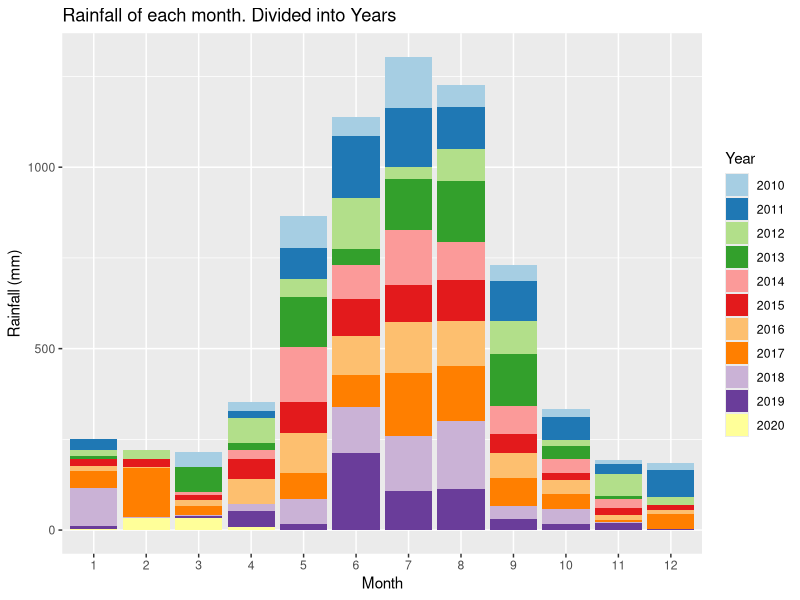
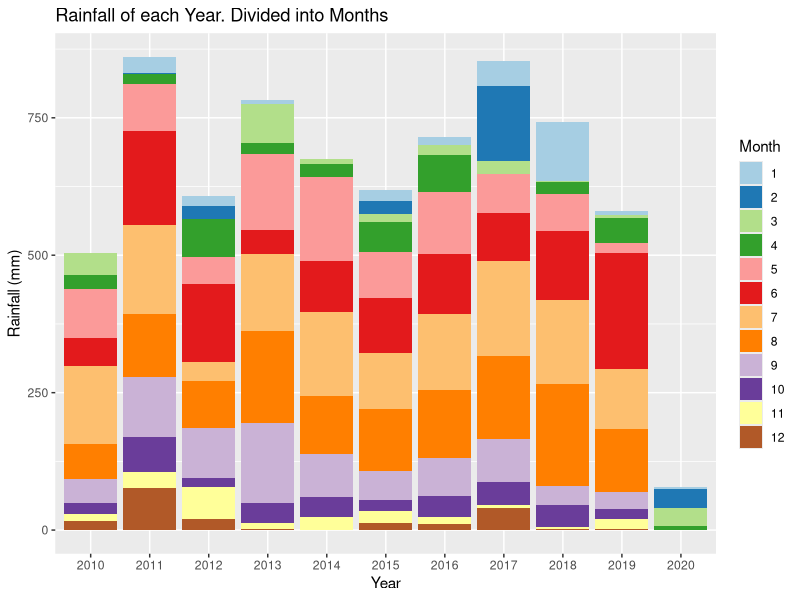
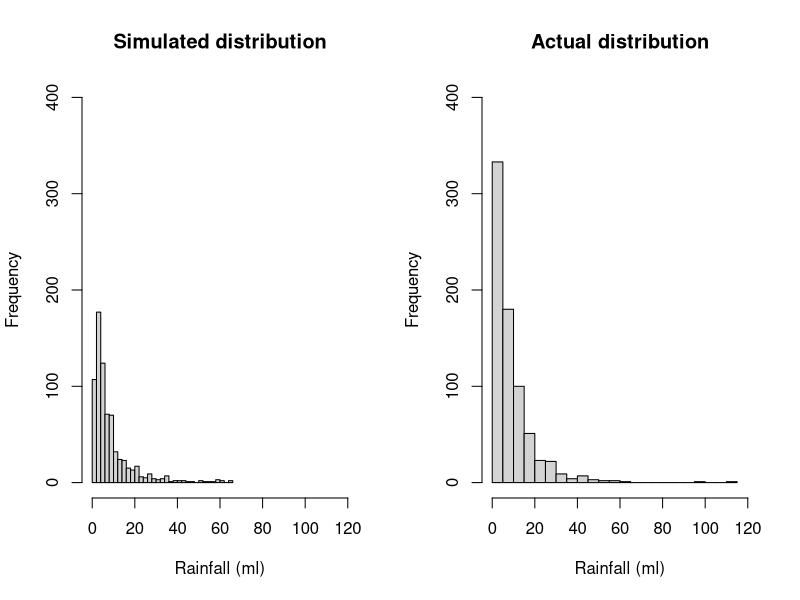
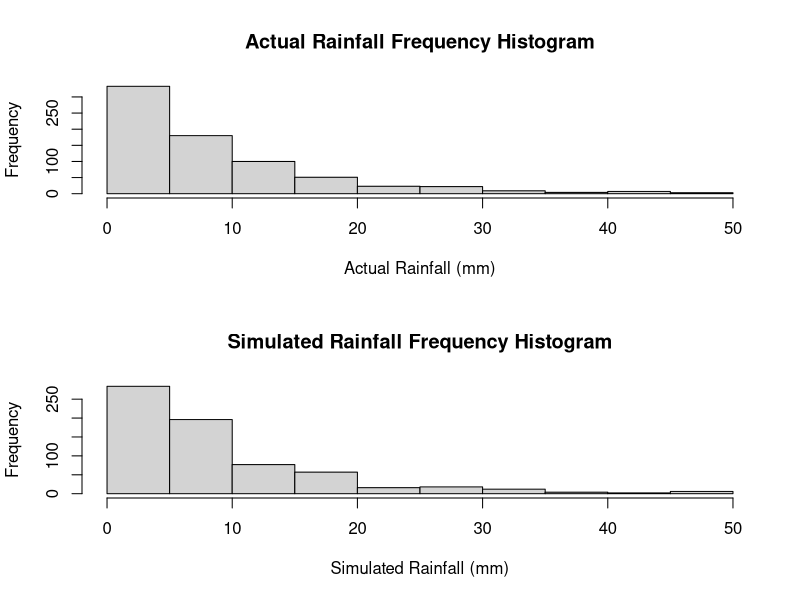
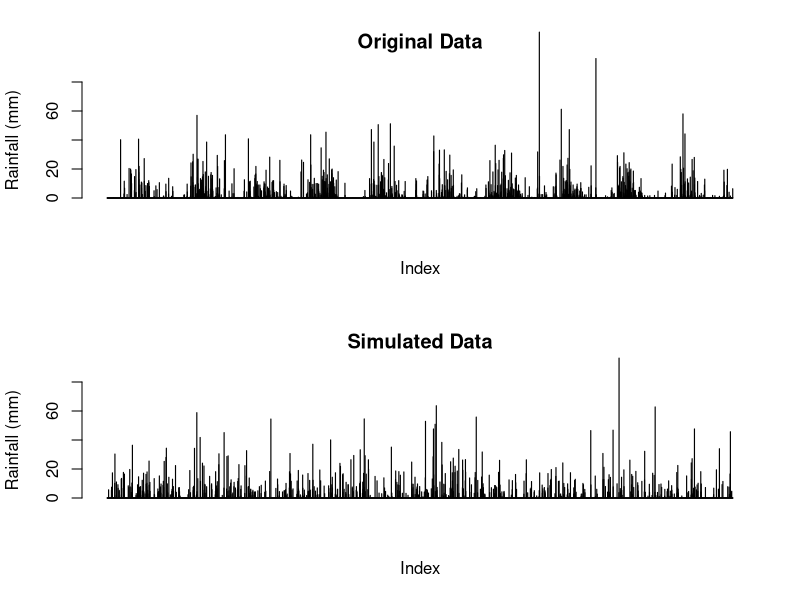
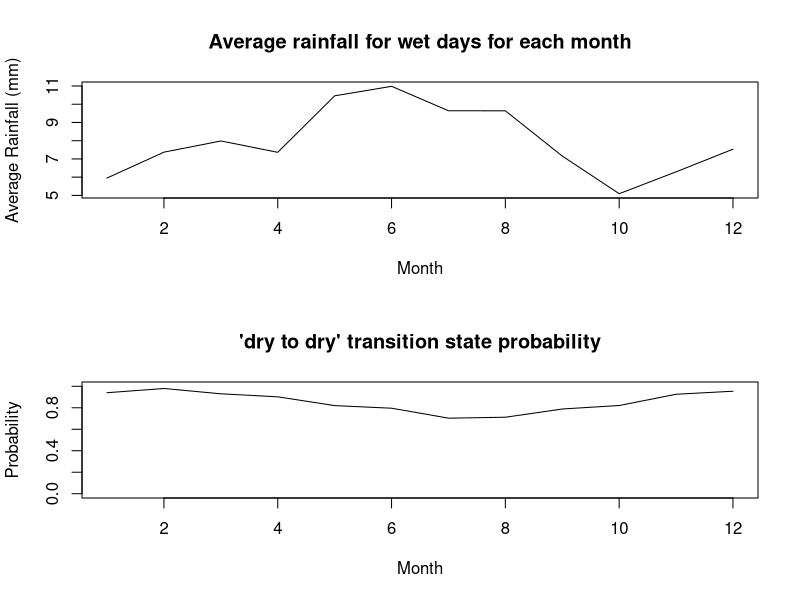
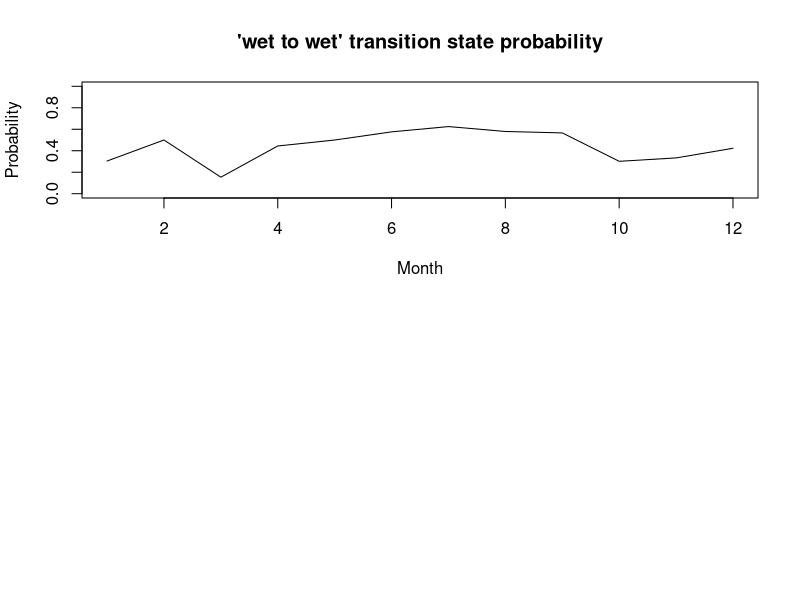
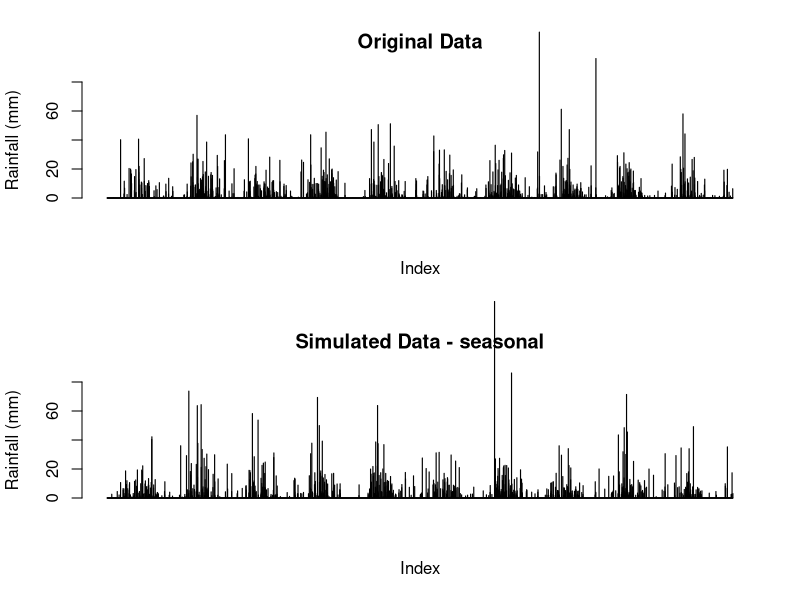

Source code (R) for these figures, in order: (Note: this script raises an error after producing the figures.)
## ---- chunk 1
knitr::opts_chunk$set(echo = TRUE)
## ---- chunk 2
# Reading in the data from the csv file
data <-  read.csv("IDCJAC0009_009225_1800_Data.csv")
weather_data <- data
weather_data <- weather_data[which(is.na(weather_data$Rainfall.amount..millimetres.) == FALSE),] # excluding rows with no rainfall record made 
## ---- chunk 3
weather_data$date <- do.call(paste, c(weather_data[c("Day", "Month", "Year")], sep = "-")) # creating a column that contains the date for easy indentification
## ---- chunk 4
# function to categorise day as either 'wet' or 'dry' for the Markov Chain functions
state <- function(x){
  stateList <- c()
  for(ii in 1:length(x)){
    if(x[ii] < 1){
      stateList <- c(stateList, "dry")
    }
    if(x[ii] >= 1){
      stateList <- c(stateList, "wet")
    }
  }
  return(stateList)
}
weather_data$state <- state(weather_data$Rainfall.amount..millimetres.)
## ---- chunk 5
head(weather_data[,c('Rainfall.amount..millimetres.','state')], 10)
## ---- chunk 6
# function establishing Markov Chain transition state. Establishing the relationship between the rainfall of a given day and the day before it.
transitionState <- function(x){
  transitionStateList <- c('') #can't find transition state of first observation
  for(i in 2:length(x)){
    if(x[i] == "dry"){
      if (x[i-1] == "dry"){
        transitionStateList <- c(transitionStateList, "DryToDry")
      }
      else {
        transitionStateList <- c(transitionStateList, "WetToDry")
      }
    }
    if(x[i] == "wet"){
      if (x[i-1] == "dry"){
        transitionStateList <- c(transitionStateList, "DryToWet")
      }
      else {
        transitionStateList <- c(transitionStateList, "WetToWet")
      }
    }
  }
  return(transitionStateList)
}
weather_data$transitionState <- transitionState(weather_data$state)
## ---- chunk 7
head(weather_data[,c('Rainfall.amount..millimetres.','state', 'transitionState')], 10)
## ---- chunk 8
train_data <- subset(weather_data, Year >= 2010) # only look at the most recent, relevant data.
library(ggplot2)
library(RColorBrewer)

# explorative plots investigating the distribution of rainfall across months and years

# Plotting the rainfall data (grouped by years and months)
# Distribution of rainfall by month (segmented by year)
ggplot(train_data, aes(x = factor(Month), y = Rainfall.amount..millimetres., fill = factor(Year))) + 
  geom_bar(stat = "identity") + 
  scale_fill_brewer(palette = "Paired") + 
  xlab("Month")+
  ylab("Rainfall (mm)")+
  labs(fill = "Year")+
  ggtitle("Rainfall of each month. Divided into Years")
# There does appear to be a rough distribution of rainfall by month. Most years May, June, July, August, and September (month 5-9) have the most rain. There are outliers

ggplot(train_data, aes(x = factor(Year), y = Rainfall.amount..millimetres., fill = factor(Month))) + 
  geom_bar(stat = "identity") + 
  scale_fill_brewer(palette = "Paired") + 
  xlab("Year")+
  ylab("Rainfall (mm)")+
  labs(fill = "Month")+
  ggtitle("Rainfall of each Year. Divided into Months")
# There does not appear to be any obvious pattern in the rainfall across the 10 years (note. 2020 only contains 4 months of data, hence the low rainfall). The average looks to be around 650-700 mm. 
## ---- chunk 9
table(train_data$Month, train_data$Year) # only four months of data in 2020
## ---- chunk 10
#Calculating transition state probabilities, in general (no respect to month or season)
weatherTable <- table(train_data$transitionState)
weatherTable

probWetToWet = weatherTable['WetToWet'] / (weatherTable['WetToWet'] + weatherTable['WetToDry'])
probWetToWet

probDryToDry = weatherTable['DryToDry'] / (weatherTable['DryToDry'] + weatherTable['DryToWet'])
probDryToDry
## ---- chunk 11
#Basic generator (No seasonal variation)

#calculated above
generateRainfallBasic <- function(genLength){
  currentState = "dry" # Years start with very little rain, so more likely to start dry
  rainAmountList <- c()
  for (i3 in 1:genLength){
    if (currentState == "dry"){
      if (runif(1) < probDryToDry){
        currentState = "dry"
      }
      else{
        currentState = "wet"
      }
    }
    else if (currentState == "wet"){
      if (runif(1) < probWetToWet){
        currentState = "wet"
      }
      else{
        currentState = "dry"
      }
    }
                                      #generating amount of rainfall if state is wet, else 0
    if (currentState == "wet"){
      rainAmount <- 5.66*exp(rnorm(1))
      rainAmountList <- c(rainAmountList, rainAmount)
    }
    else{
      rainAmountList <- c(rainAmountList, 0)
    }
  }
  return(rainAmountList)
}
## ---- chunk 12
#comparing log-normal against actual data, veeerryyyy close fit, will use log-normal for rainfall sim
par(mfrow=c(1,2))
p1 <- 5.66*exp(rnorm(732))
hist(p1, breaks = 30, xlim = c(0,120), ylim = c(0,400), main = "Simulated distribution", xlab = "Rainfall (ml)")

p2 <- train_data$Rainfall.amount..millimetres.[train_data$Rainfall.amount..millimetres.>1]
hist(p2, breaks = 30, xlim = c(0,120), ylim = c(0,400), main = "Actual distribution", xlab = "Rainfall (ml)")

mean(p1)
mean(p2)
## ---- chunk 13
#Basic generator tests
testRainfall = generateRainfallBasic(3761)

par(mfrow=c(2,1))
hist(train_data$Rainfall.amount..millimetres.[train_data$Rainfall.amount..millimetres.>1 & train_data$Rainfall.amount..millimetres.<50], xlab = "Actual Rainfall (mm)", main = "Actual Rainfall Frequency Histogram")
hist(testRainfall[testRainfall > 1 & testRainfall <50], xlab = "Simulated Rainfall (mm)", main = "Simulated Rainfall Frequency Histogram")

par(mfrow=c(2,1))
barplot(train_data$Rainfall.amount..millimetres., ylim = c(0,80), main = "Original Data", ylab = "Rainfall (mm)", xlab = "Index")
barplot(testRainfall, ylim = c(0,80), main = "Simulated Data", ylab = "Rainfall (mm)", xlab = "Index")
## ---- chunk 14
#Calculates the transition probabilities for each month
probTransStatesMonth <- function(input_data){
  transitonStatesMonthsFrame <- data.frame(list(rep(0, 12), list(rep(0, 12), list(rep(0,    12), list(rep(0, 12)))))) #Initialises 12x4 frame filled with zeroes (4 columns for each transition state, 12 rows for each month)
  names(transitonStatesMonthsFrame) <- c('DryToDry', 'DryToWet', 'WetToDry', 'WetToWet')

  #Makes the dataframe with the count of each transition state with each month
  for (i4 in 1:dim(train_data)[1]){
    tempTransitionState <- input_data[i4, 'transitionState']
    tempMonth <- input_data[i4, 'Month'] 
    transitonStatesMonthsFrame[tempMonth, tempTransitionState] <- transitonStatesMonthsFrame[tempMonth, tempTransitionState]+1 # increase count of tempTransitionState for month tempMonth by 1
  }

  #Calculates the transition state probabilities for each month in the data frame
  probTransitonStatesMonthsFrame <- transitonStatesMonthsFrame
  for (i in 1:dim(transitonStatesMonthsFrame)[1]){
  
    probTransitonStatesMonthsFrame[i, 'DryToDry'] <- transitonStatesMonthsFrame[i, 'DryToDry'] / (transitonStatesMonthsFrame[i, 'DryToDry'] + transitonStatesMonthsFrame[i, 'DryToWet'])
  
    probTransitonStatesMonthsFrame[i, 'DryToWet'] <- transitonStatesMonthsFrame[i, 'DryToWet'] / (transitonStatesMonthsFrame[i, 'DryToDry'] + transitonStatesMonthsFrame[i, 'DryToWet'])
    
    probTransitonStatesMonthsFrame[i, 'WetToDry'] <- transitonStatesMonthsFrame[i, 'WetToDry'] / (transitonStatesMonthsFrame[i, 'WetToDry'] + transitonStatesMonthsFrame[i, 'WetToWet'])
    probTransitonStatesMonthsFrame[i, 'WetToWet'] <- transitonStatesMonthsFrame[i, 'WetToWet'] / (transitonStatesMonthsFrame[i, 'WetToDry'] + transitonStatesMonthsFrame[i, 'WetToWet'])
    # this data frame 'probTransitionStatesMonthsFrame' will be called directly in the generator, so must be called as such when exported
  }
  return(probTransitonStatesMonthsFrame)
}

## ---- chunk 15
probTransitonStatesMonthsFrame <- probTransStatesMonth(train_data)
head(probTransitonStatesMonthsFrame, 10)
## ---- chunk 16
#testing average rainfall when its rains in each month, and for wettowet vs drytowet transitions.
test_w2w <- train_data$Rainfall.amount..millimetres.[train_data$transitionState == "WetToWet"]
test_d2w <- train_data$Rainfall.amount..millimetres.[train_data$transitionState == "DryToWet"]
mean(test_w2w)
mean(test_d2w)
wilcox.test(test_d2w, test_w2w)
#since resulting wilcox test p-value is 0.85, we conclude that theres no difference in rainfall depending on the transition state, and do not need to include it in our model.

test_rainfallPerMonth <- train_data[train_data$state == "wet",c(4,6)]
kruskal.test(Rainfall.amount..millimetres. ~ Month, data = test_rainfallPerMonth)
#p-val = 0.00016, therefore difference between average rainfall for each month

## ---- chunk 17
#calculating the mean rainfall when it rains for each month, to change how much it rains according to the generator later on. Limited to less than 60 mls as the dataset is not large enough for large rainfall amounts (such as 114ml in feburary) to not throw the mean off.
rainMonthData <- c()
for (i in 1:12){
  temp<- train_data$Rainfall.amount..millimetres.[train_data$state == "wet" & train_data$Month == i & train_data$Rainfall.amount..millimetres. < 60]
  rainMonthData <- c(rainMonthData, list(temp))
  rm(temp)
}

rainfallAvgMonth <- sapply(rainMonthData, mean)

## ---- chunk 18
plot(c(1:12), rainfallAvgMonth, type = "l", xlab = "Month", ylab = "Average Rainfall (mm)", main = "Average rainfall for wet days for each month")
## ---- chunk 19
#How the transition state probabilities vary for each month
plot(probTransitonStatesMonthsFrame$DryToDry, ylim = c(0,1), xlab = "Month", main = "'dry to dry' transition state probability", type = 'l', ylab = "Probability")
plot(probTransitonStatesMonthsFrame$WetToWet, ylim = c(0,1), xlab = "Month", main = "'wet to wet' transition state probability", type = 'l', ylab = "Probability")
## ---- chunk 20

#Weather generator accounting  for seasonal variation of transition states or something i hope
#Yes this is just a spicy version of basic generator it's mostly the same in fact if i forget to even do this it is the same


generateRainfallSeasonal <- function(input){
  # input must be weather_data or a subset of weather_data
  currentState = "dry" #can make this into a random choice later
  rainAmountList <- c()
  for (i5 in 1:dim(input)[1]){
    if (currentState == "dry"){
      if (runif(1) < probTransitonStatesMonthsFrame[input[i5, 'Month'], 'DryToDry']){ #now inputs depending on the month of input
        currentState = "dry"
      }
      else{
        currentState = "wet"
      }
    }
    else if (currentState == "wet"){
      if (runif(1) < probTransitonStatesMonthsFrame[input[i5, 'Month'], 'WetToWet']){
        currentState = "wet"
      }
      else{
        currentState = "dry"
      }
    }
                                      #generating amount of rainfall if state is wet, else 0
    if (currentState == "wet"){
      
      #rainAmount <- 5.66*exp(rnorm(1)) #now log-normal dist, 5 used because is close to mean of weather_data's / the mean of what exp(rnorm(1)) is by default /// Old Version 
      rainAmount <- rainfallAvgMonth[input[i5, 'Month']]*exp(rnorm(1))/1.648 #average of exp(rnorm(1)) is ~1.648, so we divide by that so the average of each month will just be the actual average calculated from rainfallAvgMonth.
      
      rainAmountList <- c(rainAmountList, rainAmount)
    }
    else{
      rainAmountList <- c(rainAmountList, 0)
    }
  }
  return(rainAmountList)
}
## ---- chunk 21
#testing code for seasonal generator
inputSeasonalRainfall <- dplyr::select(train_data, 'Year', 'Month', 'Day') #using existing train data's dates to input to function, instead of putting in just how many to generate

testSeasonalRainfall = generateRainfallSeasonal(inputSeasonalRainfall)
## ---- chunk 22
par(mfrow=c(2,1))
barplot(train_data$Rainfall.amount..millimetres., ylim = c(0,80), main = "Original Data", ylab = "Rainfall (mm)", xlab = "Index")
barplot(testSeasonalRainfall, ylim = c(0,80), main = "Simulated Data - seasonal", ylab = "Rainfall (mm)", xlab = "Index")
## ---- chunk 23
#comparing log-normal against actual data, veeerryyyy close fit, will use log-normal for rainfall sim
p1 <- 5.66*exp(rnorm(732))
p1 <- p1[p1>1]
hist(p1, breaks = 30, xlim = c(0,120), ylim = c(0,400), main = "Simulated distribution")

p2 <- train_data$Rainfall.amount..millimetres.[train_data$Rainfall.amount..millimetres.>1]
hist(p2, breaks = 30, xlim = c(0,120), ylim = c(0,400), main = "actual distribution")

## ---- chunk 24
set.seed(100345)

sampID <- sample.int(nrow(train_data), size = 0.8*nrow(train_data), replace = FALSE)
train_data <- train_data[sampID,] # 80% of data for training
test_data <- train_data[-sampID,] # 20% for testing
## ---- chunk 25

probTransitonStatesMonthsFrame <- probTransStatesMonth(train_data) # retraining seasonal generator probTransitionStatesMonthsFrame with new training data (now only 80% of the original train_data)

# calucating the new average rainfall for each month
rainMonthData <- c()
for (i in 1:12){
  temp<- train_data$Rainfall.amount..millimetres.[train_data$state == "wet" & train_data$Month == i & train_data$Rainfall.amount..millimetres. < 60]
  rainMonthData <- c(rainMonthData, list(temp))
  rm(temp)
}
rainfallAvgMonth <- sapply(rainMonthData, mean)
## ---- chunk 26
#generate test data
testSeasonalRainfall20 = generateRainfallSeasonal(test_data) # generate a simulation with the same number of observations as test_data (20% of the total data)
## ---- chunk 27
par(mfrow = c(2, 1))
barplot(testSeasonalRainfall20, ylab = "Rainfall (mm)", xlab = "index", main = "Simulated data")
barplot(test_data$Rainfall.amount..millimetres., ylab = "Rainfall (mm)", xlab  = "index", main = "Actual data")
## ---- chunk 28
# Wilcoxon signed rank test
WT <- wilcox.test(testSeasonalRainfall20, test_data$Rainfall.amount..millimetres., paired=T)
print("Wilcoxon rank sum p-value")
WT$p.value
# paired student t test
TT <- t.test(testSeasonalRainfall20, test_data$Rainfall.amount..millimetres., paired=T)
print("t-test p-value")
TT$p.value
## ---- chunk 29
train_data <- subset(weather_data, Year >= 2010)
train10_data <- subset(weather_data, Year >= 2009 & Year < 2019)
data_2019 <- subset(weather_data, Year == 2019)
## ---- chunk 30

probTransitonStatesMonthsFrame <- probTransStatesMonth(train10_data) # retraining seasonal generator probTransitionStatesMonthsFrame with train10_data


set.seed(10356)

# get a testing 
monthList <- subset(weather_data, Year == 2019) # a year that isn't a leap year to get the month list, as generation algorithm only requires months
monthList <- monthList['Month']
testSeasonalRainfall10 <- generateRainfallSeasonal(monthList)
## ---- chunk 31
#compare generated year against 2019
par(mfrow = c(2,1))
barplot(testSeasonalRainfall10, xlab = "Index", ylab = "Rainfall (mm)", main = "Simulated Rainfall")
barplot(data_2019$Rainfall.amount..millimetres., xlab = "Index", ylab = "Rainfall (mm)", main = "2019 Rainfall")
## ---- chunk 32
# check other years for comparison
par(mfrow = c(3,2))
barplot(testSeasonalRainfall10, xlab = "Index", ylab = "Rainfall (mm)", main = "Simulated Rainfall")
year <- subset(weather_data, Year == 2015)
barplot(year$Rainfall.amount..millimetres., xlab = "Index", ylab = "Rainfall (mm)", main = "2015 Rainfall")
year <- subset(weather_data, Year == 2008)
barplot(year$Rainfall.amount..millimetres., xlab = "Index", ylab = "Rainfall (mm)", main = "2008 Rainfall")
year <- subset(weather_data, Year == 2015)
barplot(year$Rainfall.amount..millimetres., xlab = "Index", ylab = "Rainfall (mm)", main = "2017 Rainfall")
year <- subset(weather_data, Year == 2007)
barplot(year$Rainfall.amount..millimetres., xlab = "Index", ylab = "Rainfall (mm)", main = "2007 Rainfall")
year <- subset(weather_data, Year == 2013)
barplot(year$Rainfall.amount..millimetres., xlab = "Index", ylab = "Rainfall (mm)", main = "2013 Rainfall")
rm(year)
## ---- chunk 33
# Creates a graph of difference in rainfall for years, weeks, months, years to see if there are any potential patterns.

# Creates a list of the weekly rainfall
RainfallWeekly <- data.frame("Rainfall (mm)", "Week")
colnames(RainfallWeekly) <- c("Rainfall (mm)", "Week")
RainfallWeekly$`Rainfall (mm)` <- as.numeric(RainfallWeekly$`Rainfall (mm)`)
RainfallWeekly$Week <- as.numeric(RainfallWeekly$Week)
week = 1
weekRain = 0
for(ii in c(1: nrow(weather_data))){
  weekRain = weekRain + weather_data[ii, 6] # rainfall amount for that row
  
  if(ii%%7 == 0){ # every 7th row
    RainfallWeekly[(ii/7), 1] <- weekRain # 1 row of RainfallWeekly created every 7 rows (1 weeks) - inserting rainfall total for that week
    RainfallWeekly[(ii/7), 2] <- week
    week = week + 1
    weekRain = 0 # clear total rainfall to prepare for next week
  }
}
## ---- chunk 34
RainfallWeeklyDiff <- data.frame(c(1:(nrow(RainfallWeekly)-1)), c(1:(nrow(RainfallWeekly)-1))) # data frame with two columns, one less row than RainfallWeekly
colnames(RainfallWeeklyDiff) <- c("Rainfall diff (mm)", "Week")
RainfallWeeklyDiff$`Rainfall diff (mm)` <- diff(RainfallWeekly$`Rainfall (mm)`) # change in weeks
## ---- chunk 35
# plot first 700 weeks first against the difference in rainfall, and then the rainfall per week
par(mfrow = c(4,1))
plot(RainfallWeeklyDiff[c(1:350), 2], RainfallWeeklyDiff[c(1:350), 1], xlab = "week", ylab = "change in rainfall (mm)", cex = 2, type = "b")
plot(RainfallWeekly[c(1:350), 2], RainfallWeekly[c(1:350), 1], xlab = "week", ylab = "rainfall (mm)", type = "l")
plot(RainfallWeeklyDiff[c(351:700), 2], RainfallWeeklyDiff[c(351:700), 1], xlab = "week", ylab = "change in rainfall (mm)", cex = 2, type = "b")
plot(RainfallWeekly[c(351:700), 2], RainfallWeekly[c(351:700), 1], xlab = "week", ylab = "rainfall (mm)", type = "l")

## ---- chunk 36
# plot second 700 weeks first against the difference in rainfall, and then the rainfall per week
par(mfrow = c(4,1))
plot(RainfallWeeklyDiff[c(701:1050), 2], RainfallWeeklyDiff[c(701:1050), 1], xlab = "week", ylab = "change in rainfall (mm)", cex = 2, type = "b")
plot(RainfallWeekly[c(701:1050), 2], RainfallWeekly[c(701:1050), 1], xlab = "week", ylab = "rainfall (mm)", type = "l")
plot(RainfallWeeklyDiff[c(1051:1414), 2], RainfallWeeklyDiff[c(1051:1414), 1], xlab = "week", ylab = "change in rainfall (mm)", cex = 2, type = "b")
plot(RainfallWeekly[c(1051:1414), 2], RainfallWeekly[c(1051:1414), 1], xlab = "week", ylab = "rainfall (mm)", type = "l")
## ---- chunk 37
rainSort_2019 <- data_2019$Rainfall.amount..millimetres.
# qqplot before removing 'dry' days
qqnorm(rainSort_2019, pch = 1, frame = F, main = "Normal Q-Q Plot of Rainfall 2019 (including dry days)")
qqline(rainSort_2019, col = "red", lwd = 2)
rainSort_2019 <- rainSort_2019[which(rainSort_2019 != 0)]
# qqplot after removing 'dry' days
qqnorm(rainSort_2019, pch = 1, frame = F, main = "Normal Q-Q Plot of Rainfall 2019 (excluding dry days)")
qqline(rainSort_2019, col = "red", lwd = 2)
hist(rainSort_2019, breaks = 50)
# data is not normally distributed
rm(rainSort_2019)
## ---- chunk 38
rain2019 <- subset(weather_data, Year == 2019)
length(rain2019$Rainfall.amount..millimetres.)
length(testSeasonalRainfall10)
# function to return the sum of ranks of difference (w+ and w-) that are part of the Wilcoxon signed rank calculations
returnRanks <- function(simulated, actual){
  diffs <- (simulated - actual)
  diffs <- diffs[diffs != 0]
  posDifs <- which(diffs > 0)
  negDiffs <- which(diffs < 0)
  rank <- rank(abs(diffs))
  rankPosDiff <- sum(rank[posDifs])
  rankNegDiff <- sum(rank[negDiffs]) 
  return(c(rankPosDiff, rankNegDiff))
}
## ---- chunk 39
table(rain2019$Month)
# To perform the Wilcoxon Signed Rank test we must have paired data, so we have to find the extra dates in testSeasonalRainfall10 (note: 2019 is a non leap year) and remove them.
# Upon review we find that there are days missing from October and December.
## ---- chunk 40
table(rain2019$Day)
# one month is missing a day 5, and another is missing a day 19 (both 11 when should be 12)/
temp <- subset(rain2019, Day == 5)
temp$Month # 5th of October missing
temp <- subset(rain2019, Day == 19)
temp$Month # 19th of December missing
rm(temp)
which(rain2019$date == "4-10-2019") # find what row the day before 5-10-2019 is
# thereforer 5-10-2019 would be row 278 (277+1)
which(rain2019$date == "18-12-2019") # find what row the day before 5-10-2019 is
# thereforer 5-10-2019 would be row 353 (351+2). Add two as both 5th october and 19th december are missing
## ---- chunk 41
# after finding the days that need to be removed we find that the days are day 278 and 353 from testSeasonalRainfall10
simRainfall2019 <- testSeasonalRainfall10
## ---- chunk 42
set.seed(102343656)

# get a testing 
monthList <- subset(weather_data, Year == 2019) # a year that isn't a leap year to get the month list, as generation algorithm only requires months
monthList <- monthList['Month']
testSeasonalRainfall10 <- generateRainfallSeasonal(monthList)
simRainfall2019 <- testSeasonalRainfall10 # remove day 278 and day 353 data from testSeasonalRainfall10
## ---- chunk 43
# test of testSeasonalRainfall10 against 2019 rainfall (testSeasonalRainfall10 was simulation of 2019 rainfall)
wilcox.test(rain2019$Rainfall.amount..millimetres., simRainfall2019, paired = T, alternative = "t", conf.int = T, conf.level = 0.95)

# the p-value is 0.04918,indicating that it is likely that there is a significant difference between the simulated data and the actual data. This means that one set of data was consistently and significantly larger than the other

# manual calculation of Wilcoxon signed rank values 

sumRanks <- returnRanks(simRainfall2019, rain2019$Rainfall.amount..millimetres.)
sumRanks[1] # rankPosDiff ( sum of the ranks of the positive differences)
sumRanks[2] # rankNegDiff (sum of the ranks of the negative differrences)

# rankPosDiff (the sum of the ranks of the differences where the simulated data is greater than the actual) is 7414. rankNegDiff (the sum of the ranks of the the differences where the actual is greater than the simulated) is 5147. rankPosDiff is quite a bit larger than rankNegDiff
## ---- chunk 44
# to confirm the results of the first Wilcoson signed rank test, repeat with 3 different sets of simulated rainfall
set.seed(12345)

# using month probabilites generate one years worth of data 
monthList <- subset(weather_data, Year == 2011) # a year that isn't a leap year to get the month list, as generation algorithm only requires months
monthList <- monthList['Month']
testSeasonalRainfall10 <- generateRainfallSeasonal(monthList)

simRainfall2019 <- testSeasonalRainfall10[-c(278, 353)] # remove day 278 and day 353 data from testSeasonalRainfall10

wilcox.test(rain2019$Rainfall.amount..millimetres., simRainfall2019, paired = T, alternative = "t", conf.int = T, conf.level = 0.95)

# The p-value is 0.1981, indiciating that there is not a significant difference between the simulated data and the actual data

# manual calculation of Wilcoxon signed rank values 
sumRanks <- returnRanks(simRainfall2019, rain2019$Rainfall.amount..millimetres.)
sumRanks[1] # rankPosDiff ( sum of the ranks of the positive differences)
sumRanks[2] # rankNegDiff (sum of the ranks of the negative differrences)

## ---- chunk 45
set.seed(347876)

# using month probabilites generate one years worth of data 
monthList <- subset(weather_data, Year == 2011) # a year that isn't a leap year to get the month list, as generation algorithm only requires months
monthList <- monthList['Month']
testSeasonalRainfall10 <- generateRainfallSeasonal(monthList)

simRainfall2019 <- testSeasonalRainfall10[-c(278, 353)] # remove day 278 and day 353 data from testSeasonalRainfall10

wilcox.test(rain2019$Rainfall.amount..millimetres., simRainfall2019, paired = T, alternative = "t", conf.int = T, conf.level = 0.95)

# manual calculation of Wilcoxon signed rank values 
sumRanks <- returnRanks(simRainfall2019, rain2019$Rainfall.amount..millimetres.)
sumRanks[1] # rankPosDiff ( sum of the ranks of the positive differences)
sumRanks[2] # rankNegDiff (sum of the ranks of the negative differrences)

## ---- chunk 46
set.seed(3456789)
# using month probabilites generate one years worth of data 
monthList <- subset(weather_data, Year == 2011) # a year that isn't a leap year to get the month list, as generation algorithm only requires months
monthList <- monthList['Month']
testSeasonalRainfall10 <- generateRainfallSeasonal(monthList)
simRainfall2019 <- testSeasonalRainfall10[-c(278, 353)] # remove day 278 and day 353 data from testSeasonalRainfall10

wilcox.test(rain2019$Rainfall.amount..millimetres., simRainfall2019, paired = T, alternative = "t", conf.int = T, conf.level = 0.95)

# manual calculation of Wilcoxon signed rank values 
sumRanks <- returnRanks(simRainfall2019, rain2019$Rainfall.amount..millimetres.)
sumRanks[1] # rankPosDiff ( sum of the ranks of the positive differences)
sumRanks[2] # rankNegDiff (sum of the ranks of the negative differrences)
## ---- chunk 47
# looking at the four total simulations created, there is generally no significant different between the simulated rainfall and the actual rainfall. 
# However looking at rankPosDiff and rankNegDiff calculated for each (the sum of the ranks of the positive and negative differences between the simulated and actual data respectively), the simulated rainfall was consistently larger than the actual data 
# The reason for this is likely because 2019 had a very small amount of rainfall compared to the rest of the years.
sum(train10_data$Rainfall.amount..millimetres.)/10 # /10 to get average of 10 years of rain data
sum(rain2019$Rainfall.amount..millimetres.)
## ---- chunk 48
median(simRainfall2019)
median(rain2019$Rainfall.amount..millimetres.)

# given the number of dry days, it makes sense that the median's would be very similar in the Wilcoxon Signed Rank test
# To perform the Wilcoxon Signed Rank test we remove those dates from testSeasonalRainfall10
# 2019 is a non leap year so February will have 28 days
#October 5th and December 19th are missing, so we remove them
month_result <- which(rain2019$date == "4-10-2019" | rain2019$date=="18-12-2019")
simRainfall2019 <- testSeasonalRainfall10[-c(month_result[1]+1, month_result[2]+1)]

# Test of testSeasonalRainfall10 against 2019 rainfall (testSeasonalRainfall10 was simulation of 2019 rainfall)
wilcox.test(simRainfall2019, rain2019$Rainfall.amount..millimetres., paired = T, alternative = "t")

# Since the p-value is relatively high, it can be concluded that there is no significant diference between the simulated 2019 data and the actual 2019 data. 
# While the simulation may not be an accurate prediction of 2019 (as seen in the barplots), the simulation was also not logically flawed, as there is not a significant difference between the median of the simulation and the median of the actual.
#Furthermore, a qucik comparison of the medians in the Wilcoxon Signed Rank test shows that (as expected) they are also very similar.
cat("Median of actual and simulated rainfall respectively: ", median(rain2019$Rainfall.amount..millimetres.), median(simRainfall2019))
rm(simRainfall2019)
## ---- chunk 49
# looking at 2013 data (which had a larger than average amount of rain)

rain2013 <- subset(weather_data, Year == 2013)
simRainfall2013 <- generateRainfallSeasonal(monthList)
wilcox.test(simRainfall2013, rain2013$Rainfall.amount..millimetres., paired = T, conf.int = T, conf.level = 0.95)

par(mfrow = c(2,1))
barplot(simRainfall2013, xlab = "Index", ylab = "Rainfall (mm)", main = "Simulated Rainfall")
barplot(rain2013$Rainfall.amount..millimetres., xlab = "Index", ylab = "Rainfall (mm)", main = "2013 Rainfall")

diffs <- (simRainfall2013 - rain2013$Rainfall.amount..millimetres.)
diffs <- diffs[diffs != 0]
posDifs <- which(diffs > 0)
negDiffs <- which(diffs < 0)
rank <- rank(abs(diffs))
rankPosDiff <- sum(rank[posDifs])
rankNegDiff <- sum(rank[negDiffs]) 

rankPosDiff
rankNegDiff
mean(diffs)
